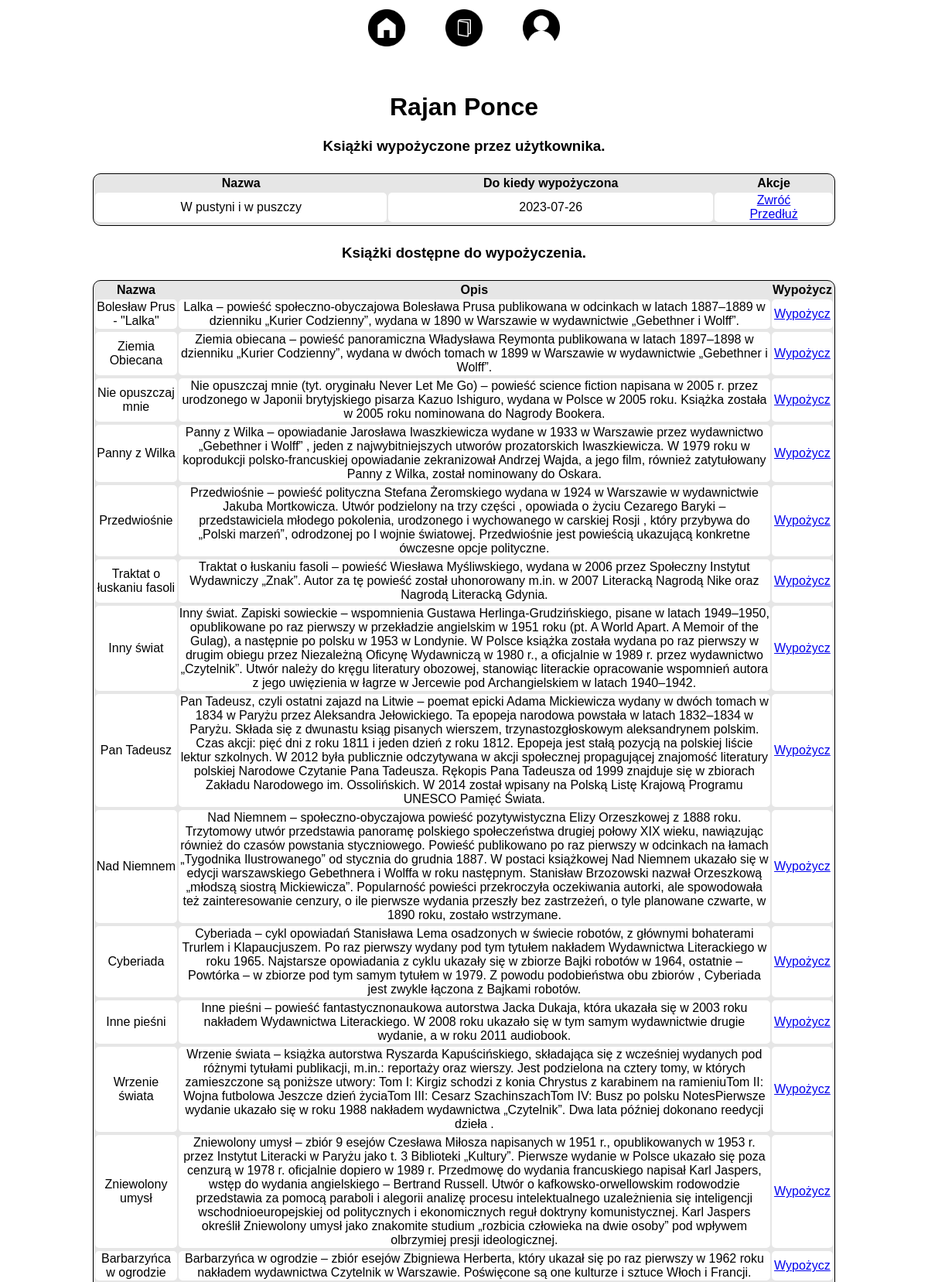
Page /user/1 (upper part) on the committed database.
### app.py (models this page shows, shortened)
class User(db.Model):
    id = db.Column(db.Integer, primary_key=True)
    name = db.Column(db.String(200), nullable=False)
    date_added = db.Column(db.DateTime, default=datetime.now())

class Book(db.Model):
    id = db.Column(db.Integer, primary_key=True)
    name = db.Column(db.String(200), nullable=False)
    description = db.Column(db.String(400))
    date_added = db.Column(db.DateTime, default=datetime.now())
    is_borrowed = db.Column(db.Boolean, default=False)
    borrowed_by = db.Column(db.Integer, db.ForeignKey('user.id'), default=None)
    date_borrowed = db.Column(db.DateTime, default=datetime.now())
    date_expected_return = db.Column(db.DateTime, default=None)

### app.py (the view)
@app.route('/user/<int:id>', methods=['GET'])
def user(id):
    user = User.query.get_or_404(id)
    user_books = Book.query.filter_by(borrowed_by=id).order_by(Book.date_expected_return).all()
    free_books = Book.query.filter_by(is_borrowed=False).all()
    return render_template('user.html', user = user, user_books = user_books, free_books = free_books)

### templates/user.html (shortened to what this page needs)
{% extends './base.html' %}
{% block body %}
<div class="content">
    <h1>{{user.name}}</h1>
    <h3>Książki wypożyczone przez użytkownika.</h3>
    {% if user_books|length < 1 %}
        <h4>Użytkownik {{user.name}} aktualnie nie ma żadnych wypożyczonych książek, wypożycz książkę poniżej.</h4>
    {% else %}
    <table>
        <tr>
            <th>Nazwa</th>
            <th>Do kiedy wypożyczona</th>
            <th>Akcje</th>
        </tr>
        {% for book in user_books %}
            <td>{{ book.name }}</td>
            <td>{{ book.date_expected_return.date() }}</td>
            <td>
                <a href="/user/return/{{user.id}}/{{book.id}}">Zwróć</a>
                <br>
                <a href="/user/borrow/extend/{{user.id}}/{{book.id}}">Przedłuż</a>
            </td>
        {% endfor %}
    </table>
    {% endif %}
    <h3>Książki dostępne do wypożyczenia.</h3>
    {% if free_books|length < 1 %}
    <h4>Wszystkie książki w bibliotece są wypożyczone.</h4>
    {% else %}
    <table>
        <tr>
            <th>Nazwa</th>
            <th>Opis</th>
            <th>Wypożycz</th>
        </tr>
        {% for book in free_books %}
            <td>{{ book.name }}</td>
            <td>{{ book.description }}</td>
            <td>
                <a href="/user/borrow/{{user.id}}/{{book.id}}">Wypożycz</a>
            </td>
        {% endfor %}
    </table>
    {% endif %}
</div>
{% endblock %}

### static/css/main.css (style rules this page uses)
body { text-align: center; margin: 0; font-family: sans-serif; }
table { margin-left: auto; margin-right: auto; margin-top: 2%; margin-bottom: 2%; width: 80%; border: 1px solid black; border-radius: 10px; background-color: rgb(230, 230, 230); }
td { background-color: rgb(255, 255, 255); border-radius: 5px; }
tr { margin-top: 10px; }
.content { margin-top: 10%; margin-bottom: 5%; }

### rows in the picture
User: name "Rajan Ponce"
Book: name "W pustyni i w puszczy", date_expected_return "2023-07-26"
Book: name "Bolesław Prus - \"Lalka\"", description "Lalka – powieść społeczno-obyczajowa Bolesława Prusa publikowana w odcinkach w latach 1887–1889 w dzienniku „Kurier Codzienny”, wydana w 1890 w Warszawie w wydawnictwie „Gebethner i Wolff”."
Book: name "Ziemia Obiecana", description "Ziemia obiecana – powieść panoramiczna Władysława Reymonta publikowana w latach 1897–1898 w dzienniku „Kurier Codzienny”, wydana w dwóch tomach w 1899 w Warszawie w wydawnictwie „Gebethner i Wolff”."
Book: name "Nie opuszczaj mnie", description "Nie opuszczaj mnie (tyt. oryginału Never Let Me Go) – powieść science fiction napisana w 2005 r. przez urodzonego w Japonii brytyjskiego pisarza Kazuo Ishiguro, wydana w Polsce w 2005 roku. Książka została w 2005 roku nominowana do Nagrody Bookera."
Book: name "Panny z Wilka", description "Panny z Wilka – opowiadanie Jarosława Iwaszkiewicza wydane w 1933 w Warszawie przez wydawnictwo „Gebethner i Wolff” , jeden z najwybitniejszych utworów prozatorskich Iwaszkiewicza. W 1979 roku w koprodukcji polsko-francuskiej opowiadanie zekranizował Andrzej Wajda, a jego film, również zatytułowany Panny z Wilka, został nominowany do Oskara."
Book: name "Przedwiośnie", description "Przedwiośnie – powieść polityczna Stefana Żeromskiego wydana w 1924 w Warszawie w wydawnictwie Jakuba Mortkowicza. Utwór podzielony na trzy części , opowiada o życiu Cezarego Baryki – przedstawiciela młodego pokolenia, urodzonego i wychowanego w carskiej Rosji , który przybywa do „Polski marzeń”, odrodzonej po I wojnie światowej. Przedwiośnie jest powieścią ukazującą konkretne ówczesne opcje polityczne."
Book: name "Traktat o łuskaniu fasoli", description "Traktat o łuskaniu fasoli – powieść Wiesława Myśliwskiego, wydana w 2006 przez Społeczny Instytut Wydawniczy „Znak”. Autor za tę powieść został uhonorowany m.in. w 2007 Literacką Nagrodą Nike oraz Nagrodą Literacką Gdynia."
Book: name "Inny świat", description "Inny świat. Zapiski sowieckie – wspomnienia Gustawa Herlinga-Grudzińskiego, pisane w latach 1949–1950, opublikowane po raz pierwszy w przekładzie angielskim w 1951 roku (pt. A World Apart. A Memoir of the Gulag), a następnie po polsku w 1953 w Londynie. W Polsce książka została wydana po raz pierwszy w drugim obiegu przez Niezależną Oficynę Wydawniczą w 1980 r., a oficjalnie w 1989 r. przez wydawnictwo „Czytelnik”. Utwór należy do kręgu literatury obozowej, stanowiąc literackie opracowanie wspomnień autora z jego uwięzienia w łagrze w Jercewie pod Archangielskiem w latach 1940–1942."
Book: name "Pan Tadeusz", description "Pan Tadeusz, czyli ostatni zajazd na Litwie – poemat epicki Adama Mickiewicza wydany w dwóch tomach w 1834 w Paryżu przez Aleksandra Jełowickiego. Ta epopeja narodowa powstała w latach 1832–1834 w Paryżu. Składa się z dwunastu ksiąg pisanych wierszem, trzynastozgłoskowym aleksandrynem polskim. Czas akcji: pięć dni z roku 1811 i jeden dzień z roku 1812. Epopeja jest stałą pozycją na polskiej liście lektur szkolnych. W 2012 była publicznie odczytywana w akcji społecznej propagującej znajomość literatury polskiej Narodowe Czytanie Pana Tadeusza. Rękopis Pana Tadeusza od 1999 znajduje się w zbiorach Zakładu Narodowego im. Ossolińskich. W 2014 został wpisany na Polską Listę Krajową Programu…"
Book: name "Nad Niemnem", description "Nad Niemnem – społeczno-obyczajowa powieść pozytywistyczna Elizy Orzeszkowej z 1888 roku. Trzytomowy utwór przedstawia panoramę polskiego społeczeństwa drugiej połowy XIX wieku, nawiązując również do czasów powstania styczniowego. Powieść publikowano po raz pierwszy w odcinkach na łamach „Tygodnika Ilustrowanego” od stycznia do grudnia 1887. W postaci książkowej Nad Niemnem ukazało się w edycji warszawskiego Gebethnera i Wolffa w roku następnym. Stanisław Brzozowski nazwał Orzeszkową „młodszą siostrą Mickiewicza”. Popularność powieści przekroczyła oczekiwania autorki, ale spowodowała też zainteresowanie cenzury, o ile pierwsze wydania przeszły bez zastrzeżeń, o tyle planowane czwarte, w…"
Book: name "Cyberiada", description "Cyberiada – cykl opowiadań Stanisława Lema osadzonych w świecie robotów, z głównymi bohaterami Trurlem i Klapaucjuszem. Po raz pierwszy wydany pod tym tytułem nakładem Wydawnictwa Literackiego w roku 1965. Najstarsze opowiadania z cyklu ukazały się w zbiorze Bajki robotów w 1964, ostatnie – Powtórka – w zbiorze pod tym samym tytułem w 1979. Z powodu podobieństwa obu zbiorów , Cyberiada jest zwykle łączona z Bajkami robotów."
Book: name "Inne pieśni", description "Inne pieśni – powieść fantastycznonaukowa autorstwa Jacka Dukaja, która ukazała się w 2003 roku nakładem Wydawnictwa Literackiego. W 2008 roku ukazało się w tym samym wydawnictwie drugie wydanie, a w roku 2011 audiobook."
Book: name "Wrzenie świata", description "Wrzenie świata – książka autorstwa Ryszarda Kapuścińskiego, składająca się z wcześniej wydanych pod różnymi tytułami publikacji, m.in.: reportaży oraz wierszy. Jest podzielona na cztery tomy, w których zamieszczone są poniższe utwory: Tom I: Kirgiz schodzi z konia Chrystus z karabinem na ramieniuTom II: Wojna futbolowa Jeszcze dzień życiaTom III: Cesarz SzachinszachTom IV: Busz po polsku NotesPierwsze wydanie ukazało się w roku 1988 nakładem wydawnictwa „Czytelnik”. Dwa lata później dokonano reedycji dzieła ."
Book: name "Zniewolony umysł", description "Zniewolony umysł – zbiór 9 esejów Czesława Miłosza napisanych w 1951 r., opublikowanych w 1953 r. przez Instytut Literacki w Paryżu jako t. 3 Biblioteki „Kultury”. Pierwsze wydanie w Polsce ukazało się poza cenzurą w 1978 r. oficjalnie dopiero w 1989 r. Przedmowę do wydania francuskiego napisał Karl Jaspers, wstęp do wydania angielskiego – Bertrand Russell. Utwór o kafkowsko-orwellowskim rodowodzie przedstawia za pomocą paraboli i alegorii analizę procesu intelektualnego uzależnienia się inteligencji wschodnioeuropejskiej od politycznych i ekonomicznych reguł doktryny komunistycznej. Karl Jaspers określił Zniewolony umysł jako znakomite studium „rozbicia człowieka na dwie osoby” pod wpływem…"
Book: name "Barbarzyńca w ogrodzie", description "Barbarzyńca w ogrodzie – zbiór esejów Zbigniewa Herberta, który ukazał się po raz pierwszy w 1962 roku nakładem wydawnictwa Czytelnik w Warszawie. Poświęcone są one kulturze i sztuce Włoch i Francji."
